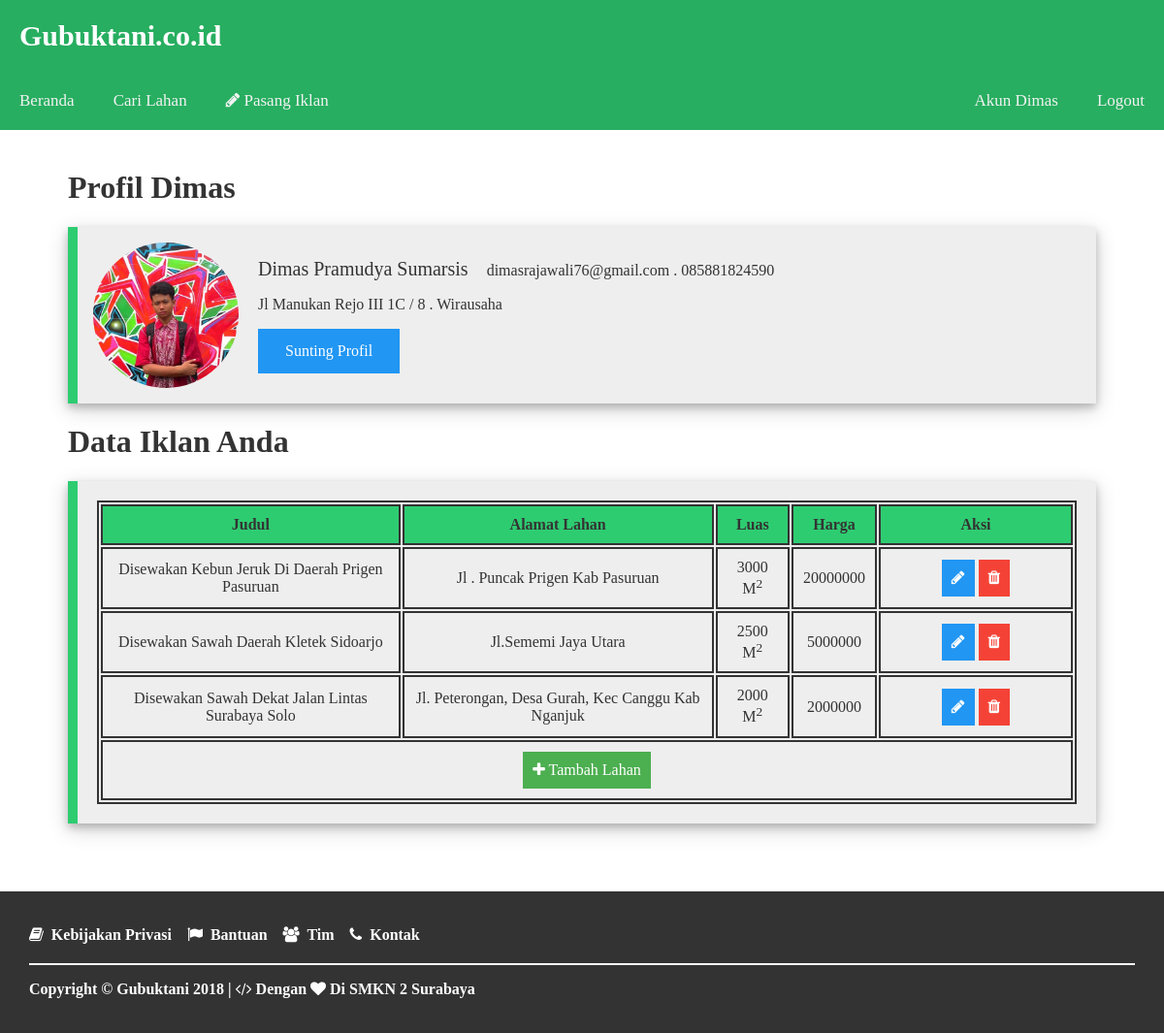
Before: /ui/akun.php (signed in) with the older database file.
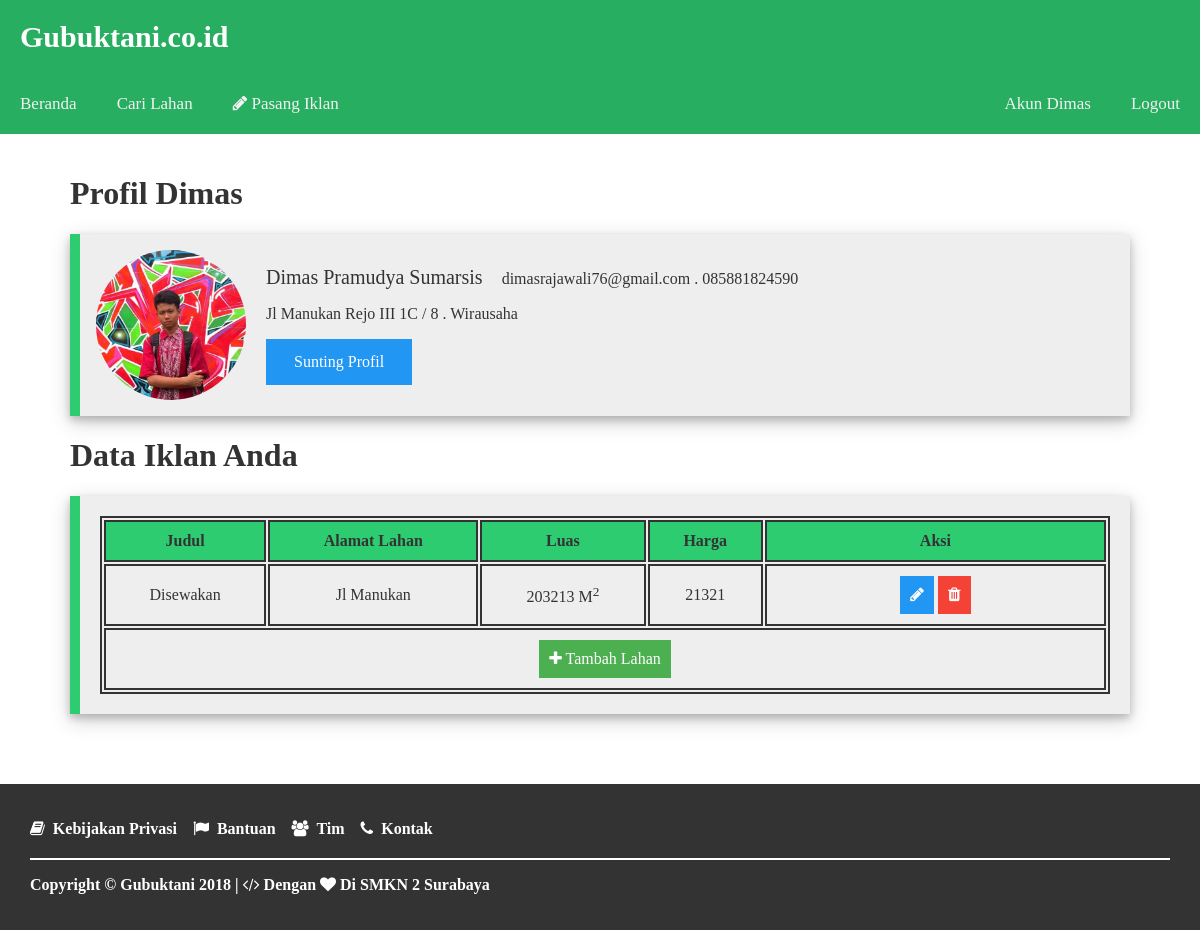
After: the same page with the newer database file.
### tables this page shows
CREATE TABLE `tb_user` (
  `id_user` int(8) NOT NULL,
  `nama_depan` varchar(15) NOT NULL,
  `nama_belakang` varchar(60) NOT NULL,
  `email` varchar(60) NOT NULL,
  `password` varchar(255) NOT NULL,
  `alamat` varchar(100) NOT NULL,
  `telepon` varchar(13) NOT NULL,
  `profesi` varchar(20) NOT NULL,
  `foto` varchar(200) NOT NULL,
  `create_at` varchar(100) DEFAULT NULL,
  `update_at` varchar(100) DEFAULT NULL
);

CREATE TABLE `tb_lahan` (
  `id_lahan` int(11) NOT NULL,
  `id_user` int(11) NOT NULL,
  `id_kategori` int(11) NOT NULL,
  `judul` varchar(100) NOT NULL,
  `alamat_lahan` varchar(100) NOT NULL,
  `luas` varchar(7) NOT NULL,
  `sertifikasi` varchar(60) NOT NULL,
  `deskripsi` text NOT NULL,
  `harga` int(11) NOT NULL,
  `kurun_sewa` varchar(10) NOT NULL,
  `status` varchar(20) NOT NULL,
  `fasilitas_irigasi` varchar(60) NOT NULL,
  `fasilitas_tanah` varchar(60) NOT NULL,
  `fasilitas_jalan` varchar(60) NOT NULL,
  `fasilitas_pemandangan` varchar(60) NOT NULL,
  `foto_lahan` varchar(255) NOT NULL,
  `fieldCreate_at` varchar(100) DEFAULT NULL,
  `fieldUpdate_at` varchar(100) DEFAULT NULL
);

### ui/User.php (called while the page is built, shortened)
<?php
    class User
    {
        private $db;
        function __construct($db_conn)
        {
            $this->db = $db_conn;
        }
        public function isLoggedIn(){
            if(isset($_SESSION['user_session']))
            {
                return true;
            }
        }
        public function getUser(){
            try {
                $query = $this->db->prepare("SELECT * FROM tb_user WHERE id_user = :id_user");
                $query->bindParam(":id_user", $_SESSION['user_session']);
                $query->execute();
                return $query->fetch();
            } catch (PDOException $e) {
                echo $e->getMessage();
                return false;
            }
        }
    }
?>

### ui/akun.php (the view, shortened to what this page needs)
<?php
    require_once "db.php";
    require_once "User.php";
    $user = new User($db);
    $currentUser = $user->getUser();
    $query = $db->prepare("SELECT * FROM tb_user WHERE id_user = $currentUser[id_user] ");
    $query->execute();
    $data = $query->fetch();
    $currentUser = $user->getUser();
 ?>
<!DOCTYPE html>
<html>
<head>
	<link rel="stylesheet" type="text/css" href="css/style.css">
  <link rel="stylesheet" type="text/css" href="css/font-awesome.min.css">
</head>
<body onscroll="myFunction()">
<div class="header">
  <h1>Gubuktani.co.id</h1>
</div>
<?php include "template/header.php"; ?>
<div class="content content-akun">
  <h1>Profil <?php echo $currentUser['nama_depan'] ?></h1>
  <div class="container-akun">
    <img src="images/<?php echo $data['foto'] ?>" alt="Avatar" style="width:150px; height:150px;">
    <p><span><?php echo $data['nama_depan'] . '&nbsp;' . $data['nama_belakang']?></span> <?php echo $data['email'] ?> . <?php echo $data['telepon'] ?></p>
    <p><?php echo $data['alamat'] ?> . <?php echo $data['profesi'] ?></p>
    <a href="akunEdit.php?id_user=<?php echo $currentUser['id_user'] ?>" class="btn info">Sunting Profil</a>
  </div>
    <h1>Data Iklan Anda</h1>
    <div class="container-data">
        <table class="akun-table">
          <tr>
            <th>Judul</th>
            <th>Alamat Lahan</th>
            <th>Luas</th>
            <th>Harga</th>
            <th class="aksi">Aksi</th>
          </tr>
          <?php
            $fieldSql = "SELECT * FROM tb_lahan INNER JOIN tb_user ON tb_lahan.id_user=tb_user.id_user ORDER BY fieldCreate_at DESC";
            $fieldQuery = $db->prepare($fieldSql);
            $fieldQuery->execute();
            $fields = $fieldQuery->fetchAll();
           ?>
           <?php
           foreach ($fields as $field) {
           if($field['id_user'] == $currentUser['id_user']){
           ?>
          <tr>
            <td><?php echo $field['judul']; ?></td>
            <td><?php echo $field['alamat_lahan']; ?></td>
            <td><?php echo $field['luas']; ?> M<sup>2</sup></td>
            <td><?php echo $field['harga']; ?></td>
            <td class="aksi">
              <a href="fieldEdit.php?id_lahan=<?php echo $field['id_lahan']?>" class="btn info" title="perbarui iklan"><i class="fa fa-pencil"></i></a>
              <a href="fieldProses.php?id_lahan=<?php echo $field['id_lahan']; ?>" class="btn danger" title="hapus iklan"><i class="fa fa-trash"></i></a>
            </td>
          </tr>
          <?php   } ?>
          <?php } ?>
          <tr>
            <td colspan="5">
              <a href="fieldAdd.php" class="btn success"><i class="fa fa-plus"></i> Tambah Lahan</a>
            </td>
          </tr>
        </table>
    </div>
</div>
<?php include "template/footer.php"; ?>
</body>
</html>

### ui/Template/header.php
<?php
  $a = $_SERVER['PHP_SELF'];
  $b = "/gubuktani/ui/";
  $c = array(
    "index.php",
    "login.php",
    "register.php",
    "akun.php",
    "akunEdit.php",
    "akunEditPass.php",
    "fieldAdd.php",
    "searchField.php",
  );
  $d = "active";
?>
<div class="navbar" id="navbar">
  <a href="<?php echo $c[0] ?>" class="<?php if($a == $b . $c[0]){echo $d;}?>">Beranda</a>
  <a href="<?php echo $c[7] ?>" class="<?php if($a == $b . $c[7]){echo $d;}?>">Cari Lahan</a>
  <a href='fieldAdd.php' class="<?php if(($a == $b . $c[6])){echo $d;}?>"><i class='fa fa-pencil'></i> Pasang Iklan</a>
  <?php
    if(!$user->isLoggedIn()){?>
          <a href='login.php' class="<?php if(($a == $b . $c[1]) || ($a == $b . $c[2])){echo $d;}?>" style='float:right;'>Login</a>
        <?php }else{ ?>
          <a href='logout.php' style='float:right;'>Logout</a>
          <a href='akun.php?id_user=<?php echo $currentUser['id_user']; ?>' class="<?php if(($a == $b . $c[3]) || ($a == $b . $c[4]) || ($a == $b . $c[5])){echo $d;}?>" style='float:right; text-transform:capitalize;'>Akun <?php echo $currentUser['nama_depan'] ?></a>
       <?php } ?>
</div>

### ui/Template/footer.php (shortened to what this page needs)
<div class="footer">
  <ul>
      <li><a href="term.php"><i class="fa fa-book"></i>&nbsp; Kebijakan Privasi</a></li>
      <li><a href="help.php"><i class="fa fa-flag"></i>&nbsp; Bantuan</a></li>
      <li><a href="team.php"><i class="fa fa-group"></i>&nbsp; Tim</a></li>
      <li><a href="contact.php"><i class="fa fa-phone"></i>&nbsp; Kontak</a></li>
  </ul>
  <p>Copyright &copy; Gubuktani <?php echo date('Y') ?> | <i class="fa fa-code"></i> Dengan <i class="fa fa-heart"></i> Di SMKN 2 Surabaya </p>
</div>

### ui/css/style.css (style rules this page uses)
body,html { margin: 0; font-family: raleway; height: 100%; color: #333; }
.header { color: #FFF; background: #27ae60; padding: 20px; }
.header h1 { margin: 0; font-family: segoe script; font-weight: bold; font-size:30px; }
.navbar { overflow: hidden; background-color: #27ae60; z-index: 5; }
.navbar a { float: left; display: block; color: #f2f2f2; text-align: center; padding: 20px; text-decoration: none; font-size: 17px; }
.content { padding: 20px; text-align: justify; max-width: 1100px; margin: auto; margin-bottom: 50px; }
* { box-sizing: border-box; }
.container-akun { background-color: #eee; padding: 16px; margin: 16px 0; border-left:10px solid #2ecc71; box-shadow: 0 4px 8px 0 rgba(0, 0, 0, 0.2), 0 6px 20px 0 rgba(0, 0, 0, 0.19); }
.container-akun::after { content: ""; clear: both; display: table; }
.container-akun img { float: left; margin-right: 20px; border-radius: 100%; }
.container-akun span { font-size: 20px; margin-right: 15px; }
.container-data { background: #eee; float: none; width: 100%; padding: 20px; border-left:10px solid #2ecc71; box-shadow: 0 4px 8px 0 rgba(0, 0, 0, 0.2), 0 6px 20px 0 rgba(0, 0, 0, 0.19); }
table { width: 100%; text-align: center; }
th, td { padding: 10px; }
.aksi { min-width: 200px; }
table .btn { padding: 10px; }
.akun-table { border:2px solid #333; }
.akun-table th { background: #2ecc71; }
.akun-table th,.akun-table td { border:2px solid #333; }
a { text-decoration: none; }
.btn { border: none; color: white; padding: 14px 28px; text-align: center; display: inline-block; font-size: 16px; cursor: pointer; }
.success { background-color: #4CAF50; }
.info { background-color: #2196F3; }
.danger { background-color: #f44336; }
.footer { bottom: 0; overflow: hidden; background: #333; padding: 20px 30px; color: #fff; font-weight: bold; box-shadow: 4px 0px 0px 0px rgba(0, 0, 0, 0.2), 20px 0px 0px 0px rgba(0, 0, 0, 0.19); }
.footer ul { list-style-type: none; padding: 0; overflow: hidden; background-color: #333; border-bottom: 2px solid #fff; }
.footer li { float: left; }
.footer li a { display: block; color: white; text-align: center; padding-bottom: 20px; padding-right:16px; text-decoration: none; }

Changed rows visible on the page:
removed tb_lahan: judul "Disewakan Kebun Jeruk Di Daerah Prigen Pasuruan", alamat_lahan "Jl . Puncak Prigen Kab Pasuruan", luas "3000", harga "20000000"
removed tb_lahan: judul "Disewakan Sawah Daerah Kletek Sidoarjo", alamat_lahan "Jl.Sememi Jaya Utara", luas "2500", harga "5000000"
removed tb_lahan: judul "Disewakan Sawah Dekat Jalan Lintas Surabaya Solo", alamat_lahan "Jl. Peterongan, Desa Gurah, Kec Canggu Kab Nganjuk", luas "2000", harga "2000000"
added tb_lahan: judul "Disewakan", alamat_lahan "Jl Manukan", luas "203213", harga "21321"
